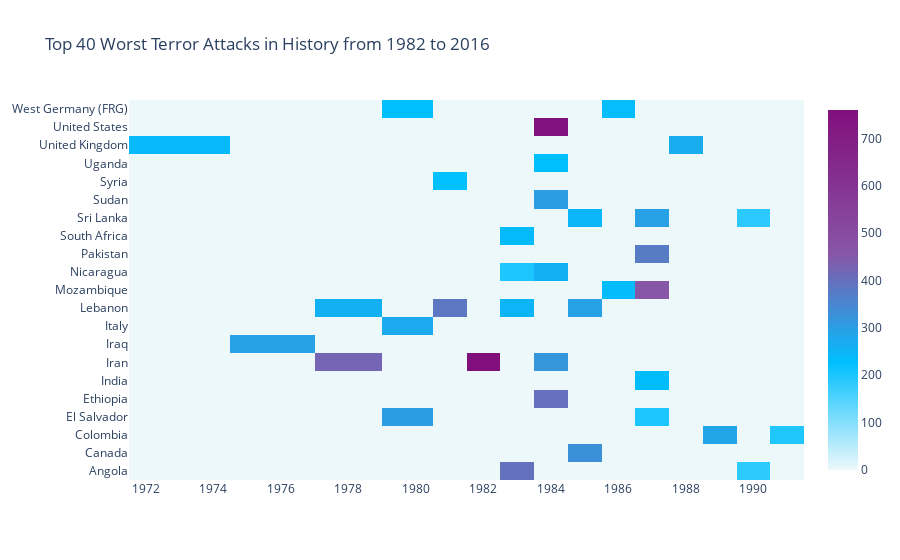

The code cell stored with this chart in its notebook:
### Code cell
import plotly.offline as py
py.init_notebook_mode(connected=True)
import plotly.graph_objs as go
colorscale = [[0, '#edf8fb'], [.3, '#00BFFF'],  [.6, '#8856a7'],  [1, '#810f7c']]
heatmap = go.Heatmap(z=heat.values, x=heat.columns, y=heat.index, colorscale=colorscale)
data = [heatmap]
layout = go.Layout(
    title='Top 40 Worst Terror Attacks in History from 1982 to 2016',
    xaxis = dict(ticks='', nticks=20),
    yaxis = dict(ticks='')
)
fig = go.Figure(data=data, layout=layout)
py.iplot(fig, filename='heatmap',show_link=False)

### Figure 1 — Plotly figure (JSON) as saved in the notebook; plotly's stock layout.template omitted (floating-point values rounded to 4 significant figures; data arrays with more than 128 entries replaced by an {"elided": "..."} marker saying what was removed)
{"data": [{"colorscale": [[0, "#edf8fb"], [0.3, "#00BFFF"], [0.6, "#8856a7"], [1, "#810f7c"]], "x": [1973, 1976, 1978, 1980, 1981, 1982, 1983, 1984, 1985, 1986, 1987, 1988, 1989, 1990, 1991], "y": ["Angola", "Canada", "Colombia", "El Salvador", "Ethiopia", "India", "Iran", "Iraq", "Italy", "Lebanon", "Mozambique", "Nicaragua", "Pakistan", "South Africa", "Sri Lanka", "Sudan", "Syria", "Uganda", "United Kingdom", "United States", "West Germany (FRG)"], "z": {"elided": "21x15 float values"}, "type": "heatmap"}], "layout": {"title": {"text": "Top 40 Worst Terror Attacks in History from 1982 to 2016"}, "xaxis": {"nticks": 20, "ticks": ""}, "yaxis": {"ticks": ""}}}
